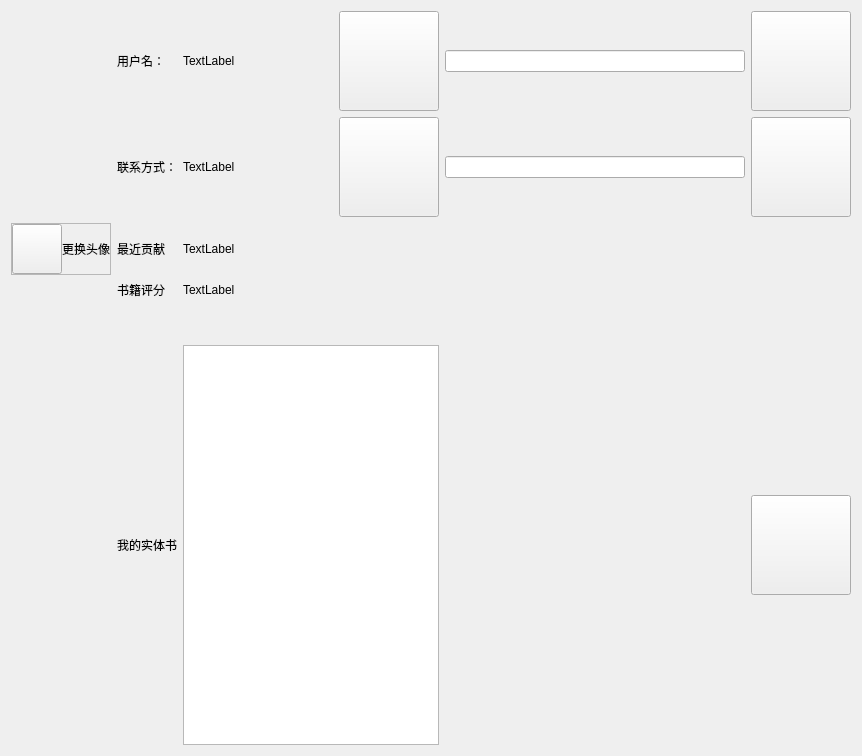
                            <widget class="QWidget" name="profile">
                             <layout class="QGridLayout" name="gridLayout_11">
                              <item row="0" column="0">
                               <layout class="QGridLayout" name="gridLayout_10">
                                <item row="5" column="1">
                                 <widget class="QLabel" name="label_20">
                                  <property name="text">
                                   <string>我的实体书</string>
                                  </property>
                                 </widget>
                                </item>
                                <item row="1" column="4">
                                 <widget class="QLineEdit" name="Le_vx">
                                  <property name="sizePolicy">
                                   <sizepolicy hsizetype="Fixed" vsizetype="Fixed">
                                    <horstretch>0</horstretch>
                                    <verstretch>0</verstretch>
                                   </sizepolicy>
                                  </property>
                                  <property name="minimumSize">
                                   <size>
                                    <width>300</width>
                                    <height>0</height>
                                   </size>
                                  </property>
                                 </widget>
                                </item>
                                <item row="1" column="3">
                                 <widget class="QPushButton" name="btn_vxreverse">
                                  <property name="sizePolicy">
                                   <sizepolicy hsizetype="Fixed" vsizetype="Fixed">
                                    <horstretch>0</horstretch>
                                    <verstretch>0</verstretch>
                                   </sizepolicy>
                                  </property>
                                  <property name="minimumSize">
                                   <size>
                                    <width>100</width>
                                    <height>100</height>
                                   </size>
                                  </property>
                                  <property name="text">
                                   <string/>
                                  </property>
                                  <property name="icon">
                                   <iconset resource="source.qrc">
                                    <normaloff>:/pic/icons/rewrite.png</normaloff>:/pic/icons/rewrite.png</iconset>
                                  </property>
                                  <property name="iconSize">
                                   <size>
                                    <width>50</width>
                                    <height>50</height>
                                   </size>
                                  </property>
                                 </widget>
                                </item>
                                <item row="1" column="1">
                                 <widget class="QLabel" name="label_16">
                                  <property name="text">
                                   <string>联系方式：</string>
                                  </property>
                                 </widget>
                                </item>
                                <item row="2" column="4">
                                 <spacer name="horizontalSpacer_14">
                                  <property name="orientation">
                                   <enum>Qt::Horizontal</enum>
                                  </property>
                                  <property name="sizeType">
                                   <enum>QSizePolicy::Fixed</enum>
                                  </property>
                                  <property name="sizeHint" stdset="0">
                                   <size>
                                    <width>300</width>
                                    <height>20</height>
                                   </size>
                                  </property>
                                 </spacer>
                                </item>
                                <item row="0" column="5">
                                 <widget class="QPushButton" name="btn_namefinish">
                                  <property name="sizePolicy">
                                   <sizepolicy hsizetype="Fixed" vsizetype="Fixed">
                                    <horstretch>0</horstretch>
                                    <verstretch>0</verstretch>
                                   </sizepolicy>
                                  </property>
                                  <property name="minimumSize">
                                   <size>
                                    <width>100</width>
                                    <height>100</height>
                                   </size>
                                  </property>
                                  <property name="text">
                                   <string/>
                                  </property>
                                  <property name="icon">
                                   <iconset resource="source.qrc">
                                    <normaloff>:/pic/icons/accomplish.png</normaloff>:/pic/icons/accomplish.png</iconset>
                                  </property>
                                  <property name="iconSize">
                                   <size>
                                    <width>50</width>
                                    <height>50</height>
                                   </size>
                                  </property>
                                 </widget>
                                </item>
                                <item row="0" column="2">
                                 <widget class="QLabel" name="lab_name">
                                  <property name="text">
                                   <string>TextLabel</string>
                                  </property>
                                 </widget>
                                </item>
                                <item row="2" column="1">
                                 <widget class="QLabel" name="label_18">
                                  <property name="text">
                                   <string>最近贡献</string>
                                  </property>
                                 </widget>
                                </item>
                                <item row="0" column="4">
                                 <widget class="QLineEdit" name="Le_name">
                                  <property name="sizePolicy">
                                   <sizepolicy hsizetype="Fixed" vsizetype="Fixed">
                                    <horstretch>0</horstretch>
                                    <verstretch>0</verstretch>
                                   </sizepolicy>
                                  </property>
                                  <property name="minimumSize">
                                   <size>
                                    <width>300</width>
                                    <height>0</height>
                                   </size>
                                  </property>
                                 </widget>
                                </item>
                                <item row="1" column="2">
                                 <widget class="QLabel" name="lab_vx">
                                  <property name="text">
                                   <string>TextLabel</string>
                                  </property>
                                 </widget>
                                </item>
                                <item row="0" column="3">
                                 <widget class="QPushButton" name="btn_namereverse">
                                  <property name="sizePolicy">
                                   <sizepolicy hsizetype="Fixed" vsizetype="Fixed">
                                    <horstretch>0</horstretch>
                                    <verstretch>0</verstretch>
                                   </sizepolicy>
                                  </property>
                                  <property name="minimumSize">
                                   <size>
                                    <width>100</width>
                                    <height>100</height>
                                   </size>
                                  </property>
                                  <property name="text">
                                   <string/>
                                  </property>
                                  <property name="icon">
                                   <iconset resource="source.qrc">
                                    <normaloff>:/pic/icons/rewrite.png</normaloff>:/pic/icons/rewrite.png</iconset>
                                  </property>
                                  <property name="iconSize">
                                   <size>
                                    <width>50</width>
                                    <height>50</height>
                                   </size>
                                  </property>
                                 </widget>
                                </item>
                                <item row="2" column="0">
                                 <widget class="QFrame" name="frame_5">
                                  <property name="frameShape">
                                   <enum>QFrame::StyledPanel</enum>
                                  </property>
                                  <property name="frameShadow">
                                   <enum>QFrame::Raised</enum>
                                  </property>
                                  <layout class="QHBoxLayout" name="horizontalLayout_4">
                                   <property name="spacing">
                                    <number>0</number>
                                   </property>
                                   <property name="leftMargin">
                                    <number>0</number>
                                   </property>
                                   <property name="topMargin">
                                    <number>0</number>
                                   </property>
                                   <property name="rightMargin">
                                    <number>0</number>
                                   </property>
                                   <property name="bottomMargin">
                                    <number>0</number>
                                   </property>
                                   <item>
                                    <widget class="QPushButton" name="btn_changeprofile">
                                     <property name="sizePolicy">
                                      <sizepolicy hsizetype="Fixed" vsizetype="Fixed">
                                       <horstretch>0</horstretch>
                                       <verstretch>0</verstretch>
                                      </sizepolicy>
                                     </property>
                                     <property name="minimumSize">
                                      <size>
                                       <width>50</width>
                                       <height>50</height>
                                      </size>
                                     </property>
                                     <property name="text">
                                      <string/>
                                     </property>
                                     <property name="icon">
                                      <iconset resource="source.qrc">
                                       <normaloff>:/pic/icons/random.png</normaloff>:/pic/icons/random.png</iconset>
                                     </property>
                                     <property name="iconSize">
                                      <size>
                                       <width>50</width>
                                       <height>50</height>
                                      </size>
                                     </property>
                                    </widget>
                                   </item>
                                   <item>
                                    <widget class="QLabel" name="label_5">
                                     <property name="text">
                                      <string>更换头像</string>
                                     </property>
                                    </widget>
                                   </item>
                                  </layout>
                                 </widget>
                                </item>
                                <item row="0" column="1">
                                 <widget class="QLabel" name="label_14">
                                  <property name="text">
                                   <string>用户名：</string>
                                  </property>
                                 </widget>
                                </item>
                                <item row="0" column="0" rowspan="2">
                                 <widget class="QLabel" name="photo">
                                  <property name="text">
                                   <string/>
                                  </property>
                                  <property name="pixmap">
                                   <pixmap resource="source.qrc">:/pic/icons/1.png</pixmap>
                                  </property>
                                  <property name="alignment">
                                   <set>Qt::AlignCenter</set>
                                  </property>
                                 </widget>
                                </item>
                                <item row="1" column="5">
                                 <widget class="QPushButton" name="btn_vxfinish">
                                  <property name="sizePolicy">
                                   <sizepolicy hsizetype="Fixed" vsizetype="Fixed">
                                    <horstretch>0</horstretch>
                                    <verstretch>0</verstretch>
                                   </sizepolicy>
                                  </property>
                                  <property name="minimumSize">
                                   <size>
                                    <width>100</width>
                                    <height>100</height>
                                   </size>
                                  </property>
                                  <property name="text">
                                   <string/>
                                  </property>
                                  <property name="icon">
                                   <iconset resource="source.qrc">
                                    <normaloff>:/pic/icons/accomplish.png</normaloff>:/pic/icons/accomplish.png</iconset>
                                  </property>
                                  <property name="iconSize">
                                   <size>
                                    <width>50</width>
                                    <height>50</height>
                                   </size>
                                  </property>
                                 </widget>
                                </item>
                                <item row="3" column="2">
                                 <widget class="QLabel" name="lab_rate">
                                  <property name="text">
                                   <string>TextLabel</string>
                                  </property>
                                 </widget>
                                </item>
                                <item row="3" column="1">
                                 <widget class="QLabel" name="labrate">
                                  <property name="text">
                                   <string>书籍评分</string>
                                  </property>
                                 </widget>
                                </item>
                                <item row="5" column="0">
                                 <spacer name="verticalSpacer_10">
                                  <property name="orientation">
                                   <enum>Qt::Vertical</enum>
                                  </property>
                                  <property name="sizeType">
                                   <enum>QSizePolicy::Fixed</enum>
                                  </property>
                                  <property name="sizeHint" stdset="0">
                                   <size>
                                    <width>20</width>
                                    <height>400</height>
                                   </size>
                                  </property>
                                 </spacer>
                                </item>
                                <item row="2" column="2">
                                 <widget class="QLabel" name="lab_dnld">
                                  <property name="text">
                                   <string>TextLabel</string>
                                  </property>
                                 </widget>
                                </item>
                                <item row="4" column="3">
                                 <spacer name="verticalSpacer_3">
                                  <property name="orientation">
                                   <enum>Qt::Vertical</enum>
                                  </property>
                                  <property name="sizeHint" stdset="0">
                                   <size>
                                    <width>20</width>
                                    <height>40</height>
                                   </size>
                                  </property>
                                 </spacer>
                                </item>
                                <item row="5" column="2" colspan="2">
                                 <widget class="QTableView" name="mytable"/>
                                </item>
                                <item row="5" column="5">
                                 <widget class="QPushButton" name="btn_delete">
                                  <property name="sizePolicy">
                                   <sizepolicy hsizetype="Fixed" vsizetype="Fixed">
                                    <horstretch>0</horstretch>
                                    <verstretch>0</verstretch>
                                   </sizepolicy>
                                  </property>
                                  <property name="minimumSize">
                                   <size>
                                    <width>100</width>
                                    <height>100</height>
                                   </size>
                                  </property>
                                  <property name="text">
                                   <string/>
                                  </property>
                                  <property name="icon">
                                   <iconset resource="source.qrc">
                                    <normaloff>:/pic/icons/delete.png</normaloff>:/pic/icons/delete.png</iconset>
                                  </property>
                                  <property name="iconSize">
                                   <size>
                                    <width>50</width>
                                    <height>50</height>
                                   </size>
                                  </property>
                                 </widget>
                                </item>
                               </layout>
                              </item>
                             </layout>
                            </widget>
